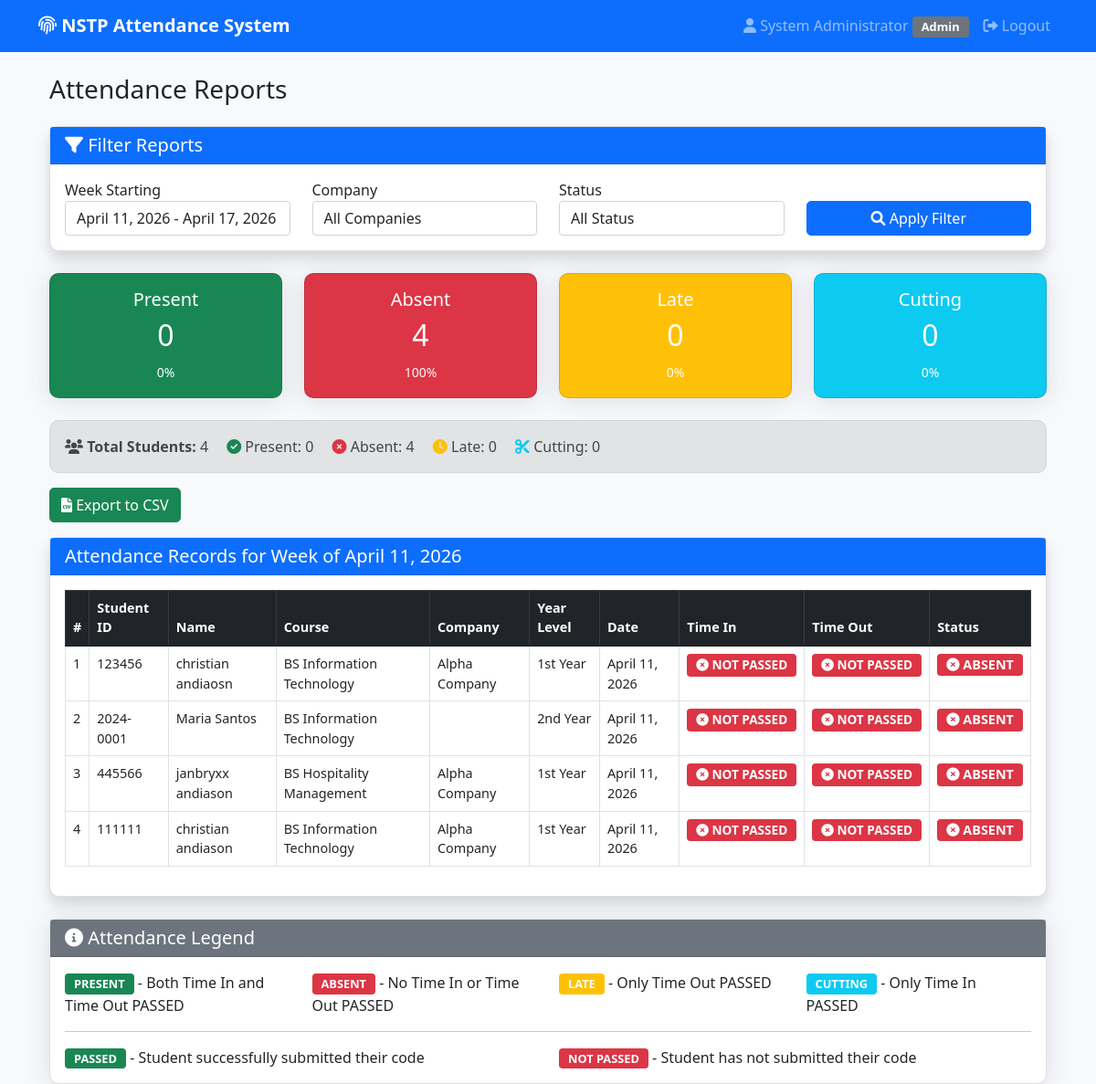
/attendance-report/ (signed in), run on an earlier commit of the app's database.
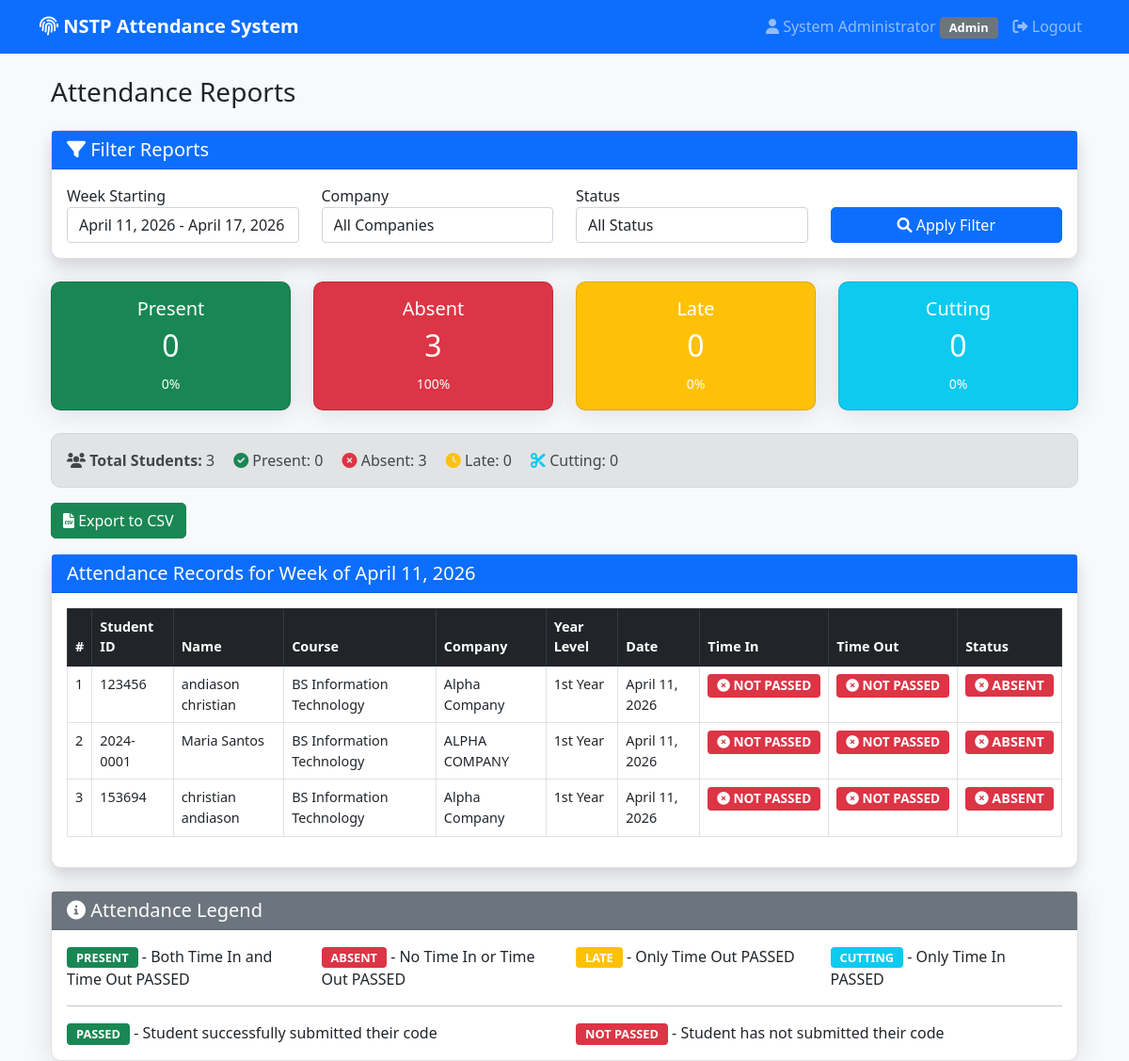
And on a later commit of the database.
### core/models.py (models this page shows, shortened)
class User(AbstractUser):
    ROLE_CHOICES = (
        ('student', 'Student'),
        ('instructor', 'Instructor'),
        ('coordinator', 'Coordinator'),
        ('admin', 'Admin'),
    )
    COURSE_CHOICES = (
        ('BSIT', 'BS Information Technology'),
        ('BSED', 'BS Education'),
        ('BSHM', 'BS Hospitality Management'),
        ('BSCRIM', 'BS Criminology'),
        ('BSTM', 'BS Tourism Management'),
    )
    COMPANY_CHOICES = (
        ('ALPHA', 'Alpha Company'),
        ('BRAVO', 'Bravo Company'),
        ('CHARLIE', 'Charlie Company'),
        ('DELTA', 'Delta Company'),
        ('ECHO', 'Echo Company'),
        ('FOXTROT', 'Foxtrot Company'),
        ('GOLF', 'Golf Company'),
        ('HOTEL', 'Hotel Company'),
    )
    role = models.CharField(max_length=20, choices=ROLE_CHOICES, default='student')
    student_id = models.CharField(max_length=20, unique=True, null=True, blank=True)
    course = models.CharField(max_length=20, choices=COURSE_CHOICES, blank=True)
    year_level = models.IntegerField(default=1)  # Default to 1st year
    company = models.CharField(max_length=20, choices=COMPANY_CHOICES, blank=True)
    contact_number = models.CharField(max_length=15, blank=True)
    def get_full_name(self):
        return f"{self.first_name} {self.last_name}"
    def get_course_display(self):
        return dict(self.COURSE_CHOICES).get(self.course, self.course)
    def get_company_display(self):
        return dict(self.COMPANY_CHOICES).get(self.company, self.company)

class AttendanceRecord(models.Model):
    STATUS_CHOICES = (
        ('present', 'Present'),
        ('absent', 'Absent'),
        ('late', 'Late'),
        ('cutting', 'Cutting Class'),
    )
    user = models.ForeignKey(User, on_delete=models.CASCADE, related_name='attendance_records')
    date = models.DateField(auto_now_add=True)
    time_in = models.DateTimeField(null=True, blank=True)
    time_out = models.DateTimeField(null=True, blank=True)
    time_in_code = models.ForeignKey(SlipCode, on_delete=models.SET_NULL, null=True, blank=True, related_name='time_in_records')
    time_out_code = models.ForeignKey(SlipCode, on_delete=models.SET_NULL, null=True, blank=True, related_name='time_out_records')
    status = models.CharField(max_length=20, choices=STATUS_CHOICES, default='absent')
    week_start = models.DateField()
    time_in_passed = models.BooleanField(default=False)
    time_out_passed = models.BooleanField(default=False)
    class Meta:
        unique_together = ['user', 'date']

### core/views.py (the view)
# urls.py: path('attendance-report/', views.attendance_report_view, name='attendance_report'),
@login_required
@instructor_required
def attendance_report_view(request):
    week_start_str = request.GET.get('week_start', '')
    company_filter = request.GET.get('company', '')
    status_filter = request.GET.get('status', '')
    if week_start_str:
        from datetime import datetime
        week_start = datetime.strptime(week_start_str, '%Y-%m-%d').date()
    else:
        week_start = get_week_start()  # Now returns Saturday
    all_students = User.objects.filter(role='student')
    if company_filter:
        all_students = all_students.filter(company=company_filter)
    attendance_records = {}
    for record in AttendanceRecord.objects.filter(week_start=week_start).select_related('user'):
        attendance_records[record.user.id] = record
    combined_data = []
    for student in all_students:
        record = attendance_records.get(student.id)
        if record:
            combined_data.append({
                'student': student,
                'record': record,
                'status': record.status,
                'time_in': record.time_in,
                'time_out': record.time_out,
                'date': record.date,
            })
        else:
            combined_data.append({
                'student': student,
                'record': None,
                'status': 'absent',
                'time_in': None,
                'time_out': None,
                'date': week_start,
            })
    if status_filter:
        combined_data = [item for item in combined_data if item['status'] == status_filter]
    paginator = Paginator(combined_data, 50)
    page_number = request.GET.get('page', 1)
    page_obj = paginator.get_page(page_number)
    summary = calculate_attendance_summary(week_start, company_filter)
    from datetime import timedelta
    weeks = []
    for i in range(8):
        week_date = get_week_start(timezone.now().date() - timedelta(weeks=i))
        week_end = week_date + timedelta(days=6)  # Friday
        weeks.append({
            'date': week_date,
            'display': f"{week_date.strftime('%B %d, %Y')} - {week_end.strftime('%B %d, %Y')} (Sat - Fri)"
        })
    context = {
        'page_obj': page_obj,
        'summary': summary,
        'weeks': weeks,
        'selected_week': week_start,
        'company_filter': company_filter,
        'status_filter': status_filter,
    }
    return render(request, 'reports/attendance_report.html', context)

### core/utils.py (called while the page is built)
def get_week_start(date=None):
    if date is None:
        date = timezone.now().date()
    days_to_subtract = (date.weekday() + 2) % 7
    return date - timedelta(days=days_to_subtract)

### templates/reports/attendance_report.html (shortened to what the changed rows need)
{% extends 'base.html' %}
{% block content %}
<div class="container-fluid">
    <h1 class="h3 mb-4">Attendance Reports</h1>
    <div class="card shadow mb-4">
        <div class="card-header bg-primary text-white">
        </div>
        <div class="card-body">
        </div>
    </div>
    <div class="row mb-4">
        <div class="col-md-3">
            <div class="card bg-success text-white">
                <div class="card-body text-center">
                    <h2>{{ summary.stats.present }}</h2>
                </div>
            </div>
        </div>
        <div class="col-md-3">
            <div class="card bg-danger text-white">
                <div class="card-body text-center">
                    <h5>Absent</h5>
                    <h2>{{ summary.stats.absent }}</h2>
                    <small>{% widthratio summary.stats.absent summary.total_students 100 %}%</small>
                </div>
            </div>
        </div>
        <div class="col-md-3">
            <div class="card bg-warning text-white">
                <div class="card-body text-center">
                    <h2>{{ summary.stats.late }}</h2>
                </div>
            </div>
        </div>
        <div class="col-md-3">
            <div class="card bg-info text-white">
                <div class="card-body text-center">
                    <h2>{{ summary.stats.cutting }}</h2>
                </div>
            </div>
        </div>
    </div>
    <div class="alert alert-secondary mb-3">
        <i class="fas fa-users"></i> <strong>Total Students:</strong> {{ summary.total_students }}
        <span class="ms-3"><i class="fas fa-check-circle text-success"></i> Present: {{ summary.stats.present }}</span>
        <span class="ms-3"><i class="fas fa-times-circle text-danger"></i> Absent: {{ summary.stats.absent }}</span>
        <span class="ms-3"><i class="fas fa-clock text-warning"></i> Late: {{ summary.stats.late }}</span>
        <span class="ms-3"><i class="fas fa-cut text-info"></i> Cutting: {{ summary.stats.cutting }}</span>
    </div>
<div class="mb-3">
    <a href="{% url 'export_attendance_csv' %}?week_start={{ selected_week|date:'Y-m-d' }}&company={{ company_filter }}&status={{ status_filter }}" class="btn btn-success">
    </a>
</div>
    <div class="card shadow">
        <div class="card-header bg-primary text-white">
            <h5 class="mb-0">Attendance Records for Week of {{ selected_week|date:"F d, Y" }}</h5>
        </div>
        <div class="card-body">
            <div class="table-responsive">
                <table class="table table-bordered table-hover">
                    <thead class="table-dark">
                        <tr>
                            <th>#</th>
                            <th>Student ID</th>
                            <th>Name</th>
                            <th>Course</th>
                            <th>Company</th>
                            <th>Year Level</th>
                            <th>Date</th>
                            <th>Time In</th>
                            <th>Time Out</th>
                            <th>Status</th>
                        </tr>
                    </thead>
                    <tbody>
                        {% for item in page_obj %}
                            <tr>
                                <td>{{ forloop.counter0|add:page_obj.start_index }}</td>
                                <td>{{ item.student.student_id }}</td>
                                <td>{{ item.student.get_full_name }}</td>
                                <td>{{ item.student.get_course_display }}</td>
                                <td>{{ item.student.get_company_display }}</td>
                                <td>
                                    {% if item.student.year_level == 1 %}1st Year
                                    {% elif item.student.year_level == 2 %}2nd Year
                                    {% elif item.student.year_level == 3 %}3rd Year
                                    {% elif item.student.year_level == 4 %}4th Year
                                    {% else %}{{ item.student.year_level }} Year
                                    {% endif %}
                                </td>
                                <td>
                                    {% if item.record %}
                                        {{ item.record.date|date:"F d, Y" }}
                                    {% else %}
                                        {{ selected_week|date:"F d, Y" }}
                                    {% endif %}
                                </td>
                                <td>
                                    {% if item.record and item.record.time_in_passed %}
                                        <span class="badge bg-success" style="font-size: 0.85rem;">
                                            <i class="fas fa-check-circle"></i> PASSED
                                        </span>
                                    {% elif item.record and item.record.time_in %}
                                        <span class="badge bg-success" style="font-size: 0.85rem;">
                                            <i class="fas fa-check-circle"></i> PASSED
                                        </span>
                                    {% else %}
                                        <span class="badge bg-danger" style="font-size: 0.85rem;">
                                            <i class="fas fa-times-circle"></i> NOT PASSED
                                        </span>
                                    {% endif %}
                                </td>
                                <td>
                                    {% if item.record and item.record.time_out_passed %}
                                        <span class="badge bg-success" style="font-size: 0.85rem;">
                                            <i class="fas fa-check-circle"></i> PASSED
                                        </span>
                                    {% elif item.record and item.record.time_out %}
                                        <span class="badge bg-success" style="font-size: 0.85rem;">
                                            <i class="fas fa-check-circle"></i> PASSED
                                        </span>
                                    {% else %}
                                        <span class="badge bg-danger" style="font-size: 0.85rem;">
                                            <i class="fas fa-times-circle"></i> NOT PASSED
                                        </span>
                                    {% endif %}
                                </td>
                                <td>
                                    {% if item.status == 'present' %}
                                        <span class="badge bg-success" style="font-size: 0.9rem;">
                                            <i class="fas fa-check-circle"></i> PRESENT
                                        </span>
                                    {% elif item.status == 'absent' %}
                                        <span class="badge bg-danger" style="font-size: 0.9rem;">
                                            <i class="fas fa-times-circle"></i> ABSENT
                                        </span>
                                    {% elif item.status == 'late' %}
                                        <span class="badge bg-warning" style="font-size: 0.9rem;">
                                            <i class="fas fa-clock"></i> LATE
                                        </span>
                                    {% elif item.status == 'cutting' %}
                                        <span class="badge bg-info" style="font-size: 0.9rem;">
                                            <i class="fas fa-cut"></i> CUTTING
                                        </span>
                                    {% else %}
                                        <span class="badge bg-secondary">
                                            {{ item.status|upper }}
                                        </span>
                                    {% endif %}
                                </td>
                            </tr>
                        {% empty %}
                            <tr>
                                <td colspan="10" class="text-center">No students found.{% if company_filter %} Try changing the company filter.{% endif %}</td>
                            </tr>
                        {% endfor %}
                    </tbody>
                </table>
            </div>
        </div>
    </div>
    <div class="card mt-4">
        <div class="card-header bg-secondary text-white">
        </div>
        <div class="card-body">
        </div>
    </div>
</div>
{% endblock %}

What changed in the data, as far as the page shows it:
removed User: student.student_id "445566", student.get_full_name "janbryxx andiason", student.course "BS Hospitality Management", student.company "Alpha Company", year_level "1st Year", selected_week "April 11, 2026"
removed User: student.student_id "111111", student.get_full_name "christian andiason", student.course "BS Information Technology", student.company "Alpha Company", year_level "1st Year", selected_week "April 11, 2026"
added AttendanceRecord: date "April 11, 2026"
changed User: student.get_full_name "christian andiaosn" → "andiason christian"
changed User "Maria Santos": student.company (not shown) → "ALPHA COMPANY"; year_level "2nd Year" → "1st Year"
added User: student.student_id "153694", student.get_full_name "christian andiason", student.course "BS Information Technology", student.company "Alpha Company", year_level "1st Year", selected_week "April 11, 2026"
Also different on the page:
{{ summary.stats.absent }}: "4" → "3"
{{ summary.total_students }}: "4" → "3"
{{ selected_week|date:"F d, Y" }}: "April 11, 2026" → (not shown)
